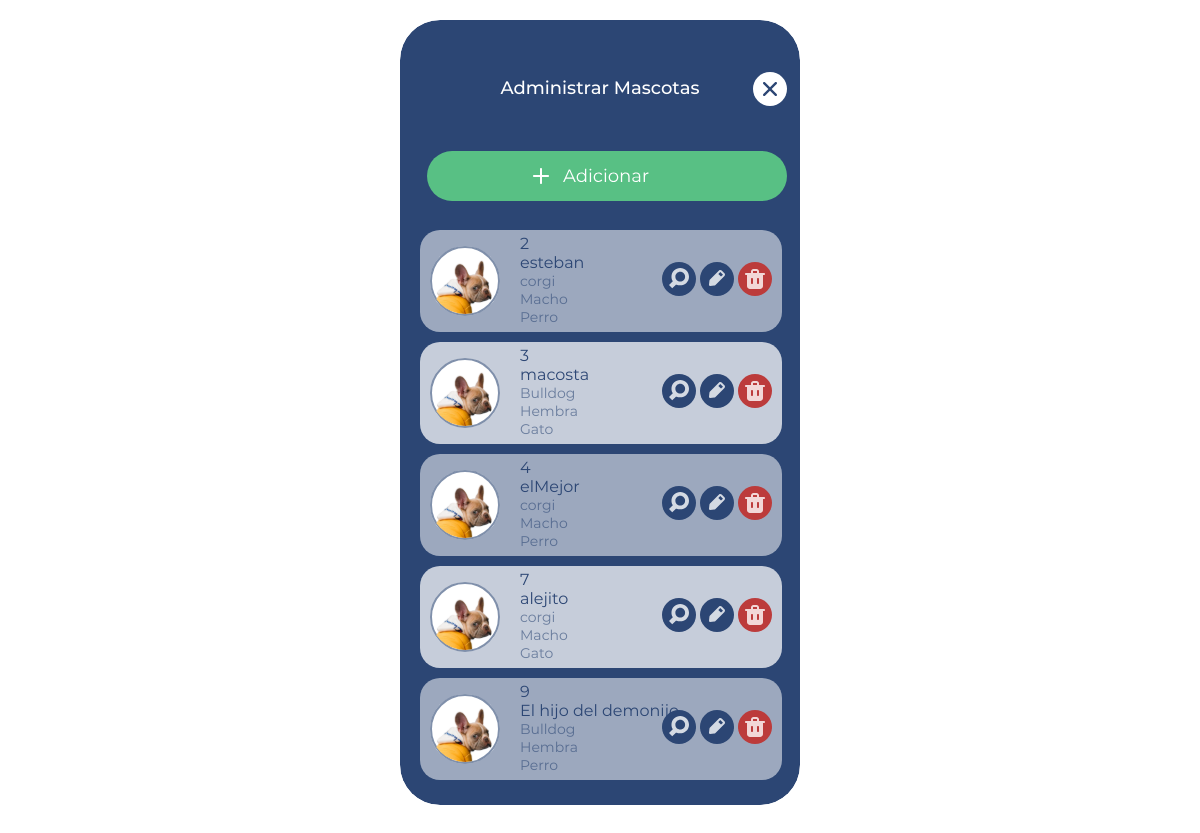
Page /dashboard.php on the committed database.
### tables this page shows
CREATE TABLE `tablepets` (
  `id` int(11) NOT NULL,
  `nombre` varchar(32) NOT NULL,
  `raza` varchar(32) NOT NULL,
  `categoria` varchar(32) NOT NULL,
  `genero` varchar(32) NOT NULL
);

### dashboard.php (the view, shortened to what this page needs)
<!DOCTYPE html>
<html lang="es">
<head>
    <link rel="stylesheet" href="css/master.css">
</head>
<body>
    <main class="dashboard">
        <header>
            <h2>Administrar Mascotas</h2>
            <a href="index.php" class="close"></a>
        </header>
       <a href="add.php" class="add"></a>
       <table>
           <?php
             require("conexion.php");
             $consulta = "SELECT * FROM tablepets";
             $resultado = $mysqli->query($consulta);
             while($arreglo= mysqli_fetch_array($resultado)){
           ?>
           <tr>
               <td>
                    <figure class="photo">
                        <img src="imgs/photo-sm-1.svg" alt="">
                    </figure>
                    <div class="info">
                    <h3><?php echo $arreglo['id'] ?></h3>
                        <h3><?php echo $arreglo['nombre'] ?></h3>
                        <h4><?php echo $arreglo['raza'] ?></h4>
                        <h4><?php echo $arreglo['genero'] ?></h4>
                        <h4><?php echo $arreglo['categoria'] ?></h4>
                    </div>
                    <div class="controls">
                        <a href="show.php" class="show"></a>
                        <a href="edit.php?primaryU=<?php echo $arreglo['id'] ?>" class="edit"></a>
                        <a href="delete.php?primaryD=<?php echo $arreglo['id'] ?>" class="delete"></a>
                    </div>
               </td>
           </tr>
           <?php
             }
           ?>
       </table>
    </main>
</body>
</html>

### css/master.css (style rules this page uses)
html { font-size: 16px; font-family: Montserrat-Regular; font-weight: 400; -webkit-font-smoothing: antialiased; }
main.dashboard, main.add, main.show, main.edit { background: url(../imgs/bg.svg) no-repeat center; border-radius: 40px; height: 785px; margin: 20px auto; position: relative; width: 400px; }
main.dashboard header, main.add header, main.show header, main.edit header { position: relative; }
main.dashboard header h2, main.add header h2, main.show header h2, main.edit header h2 { color: #fff; font-family: Montserrat-Medium; font-weight: 500; font-size: 18px; position: absolute; left: 50%; transform: translate(-50%, 0); top: 42px; }
main.dashboard header a.close:link, main.dashboard header a.close:visited, main.add header a.close:link, main.add header a.close:visited, main.show header a.close:link, main.show header a.close:visited, main.edit header a.close:link, main.edit header a.close:visited { background: url(../imgs/btn-close.svg) no-repeat center; height: 34px; left: 353px; position: absolute; top: 52px; transition: transform 0.2s ease-in; width: 34px; }
main.dashboard a.add:link, main.dashboard a.add:visited { background: url(../imgs/btn-add.svg) no-repeat center; height: 50px; left: 27px; position: absolute; top: 131px; transition: transform 0.2s ease-in; width: 360px; }
main.dashboard table { display: block; border-collapse: separate; border-spacing: 10px; height: 568px; overflow-y: scroll; position: absolute; top: 200px; left: 10px; }
main.dashboard table tr { transition: background 0.2s ease-in; }
main.dashboard table tr:nth-child(even) { background: #fffb; }
main.dashboard table tr:nth-child(odd) { background: #fff8; }
main.dashboard table tr td { border-radius: 20px; height: 100px; position: relative; width: 360px; }
main.dashboard table tr td figure { margin: 0px; position: absolute; top: 14px; left: 10px; }
main.dashboard table tr td div.info { position: absolute; top: 4px; left: 100px; }
main.dashboard table tr td div.info h3, main.dashboard table tr td div.info h4 { color: #2C4674; font-weight: 400; font-size: 16px; margin: 0px; }
main.dashboard table tr td div.info h4 { color: #2C467499; font-size: 14px; }
main.dashboard table tr td div.controls { position: absolute; top: 32px; right: 10px; }
main.dashboard table tr td div.controls a:link, main.dashboard table tr td div.controls a:visited { display: inline-block; height: 34px; transition: transform 0.2s ease-in; width: 34px; }
main.dashboard table tr td div.controls a.show { background: url(../imgs/btn-show.svg) no-repeat center; }
main.dashboard table tr td div.controls a.edit { background: url(../imgs/btn-edit.svg) no-repeat center; }
main.dashboard table tr td div.controls a.delete { background: url(../imgs/btn-delete.svg) no-repeat center; }

### rows in the picture
tablepets: id "2", nombre "esteban", raza "corgi", genero "Macho", categoria "Perro"
tablepets: id "3", nombre "macosta", raza "Bulldog", genero "Hembra", categoria "Gato"
tablepets: id "4", nombre "elMejor", raza "corgi", genero "Macho", categoria "Perro"
tablepets: id "7", nombre "alejito", raza "corgi", genero "Macho", categoria "Gato"
tablepets: id "9", nombre "El hijo del demoniio", raza "Bulldog", genero "Hembra", categoria "Perro"
